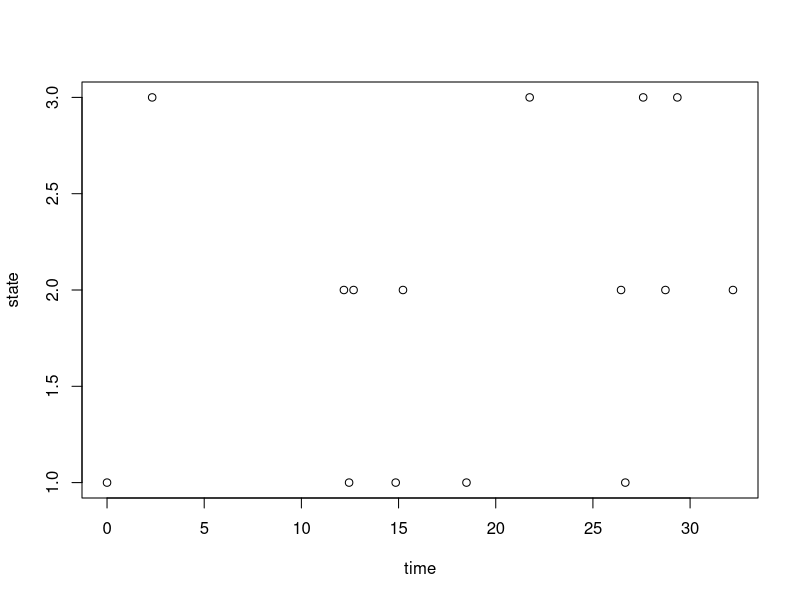

This figure's R source:
## ---- chunk 1
knitr::opts_chunk$set(echo = TRUE)
## ---- chunk 2
M=matrix(c(0,1/3, 2/3,1/2, 0, 1/2,1/8, 7/8, 0), nrow=3)
M <- t(M)
M
## ---- chunk 3
step <- function(i){
  q = M[i,]
  x=-1
  u = runif(1)
  j=0
  cumq = cumsum(q)
  while(x==-1){
    j<-j+1
    if(u <= cumq[j]){x <-j}
  }
  x
}
## ---- chunk 4
state=1
for(i in 1: 14){
  state <- c(state, step(state[length(state)]))
}
state
## ---- chunk 5
h = c(1,1,3)
hold = rexp(1, 1)
for(i in 2: 14){
  rate <- 1
  if (state[i]==3){rate <-1/3}
  hold <- c(hold, rexp(1,rate))
}
hold
## ---- chunk 6
time = cumsum(hold)
time <- c(0, time)
time
plot(time, state)
